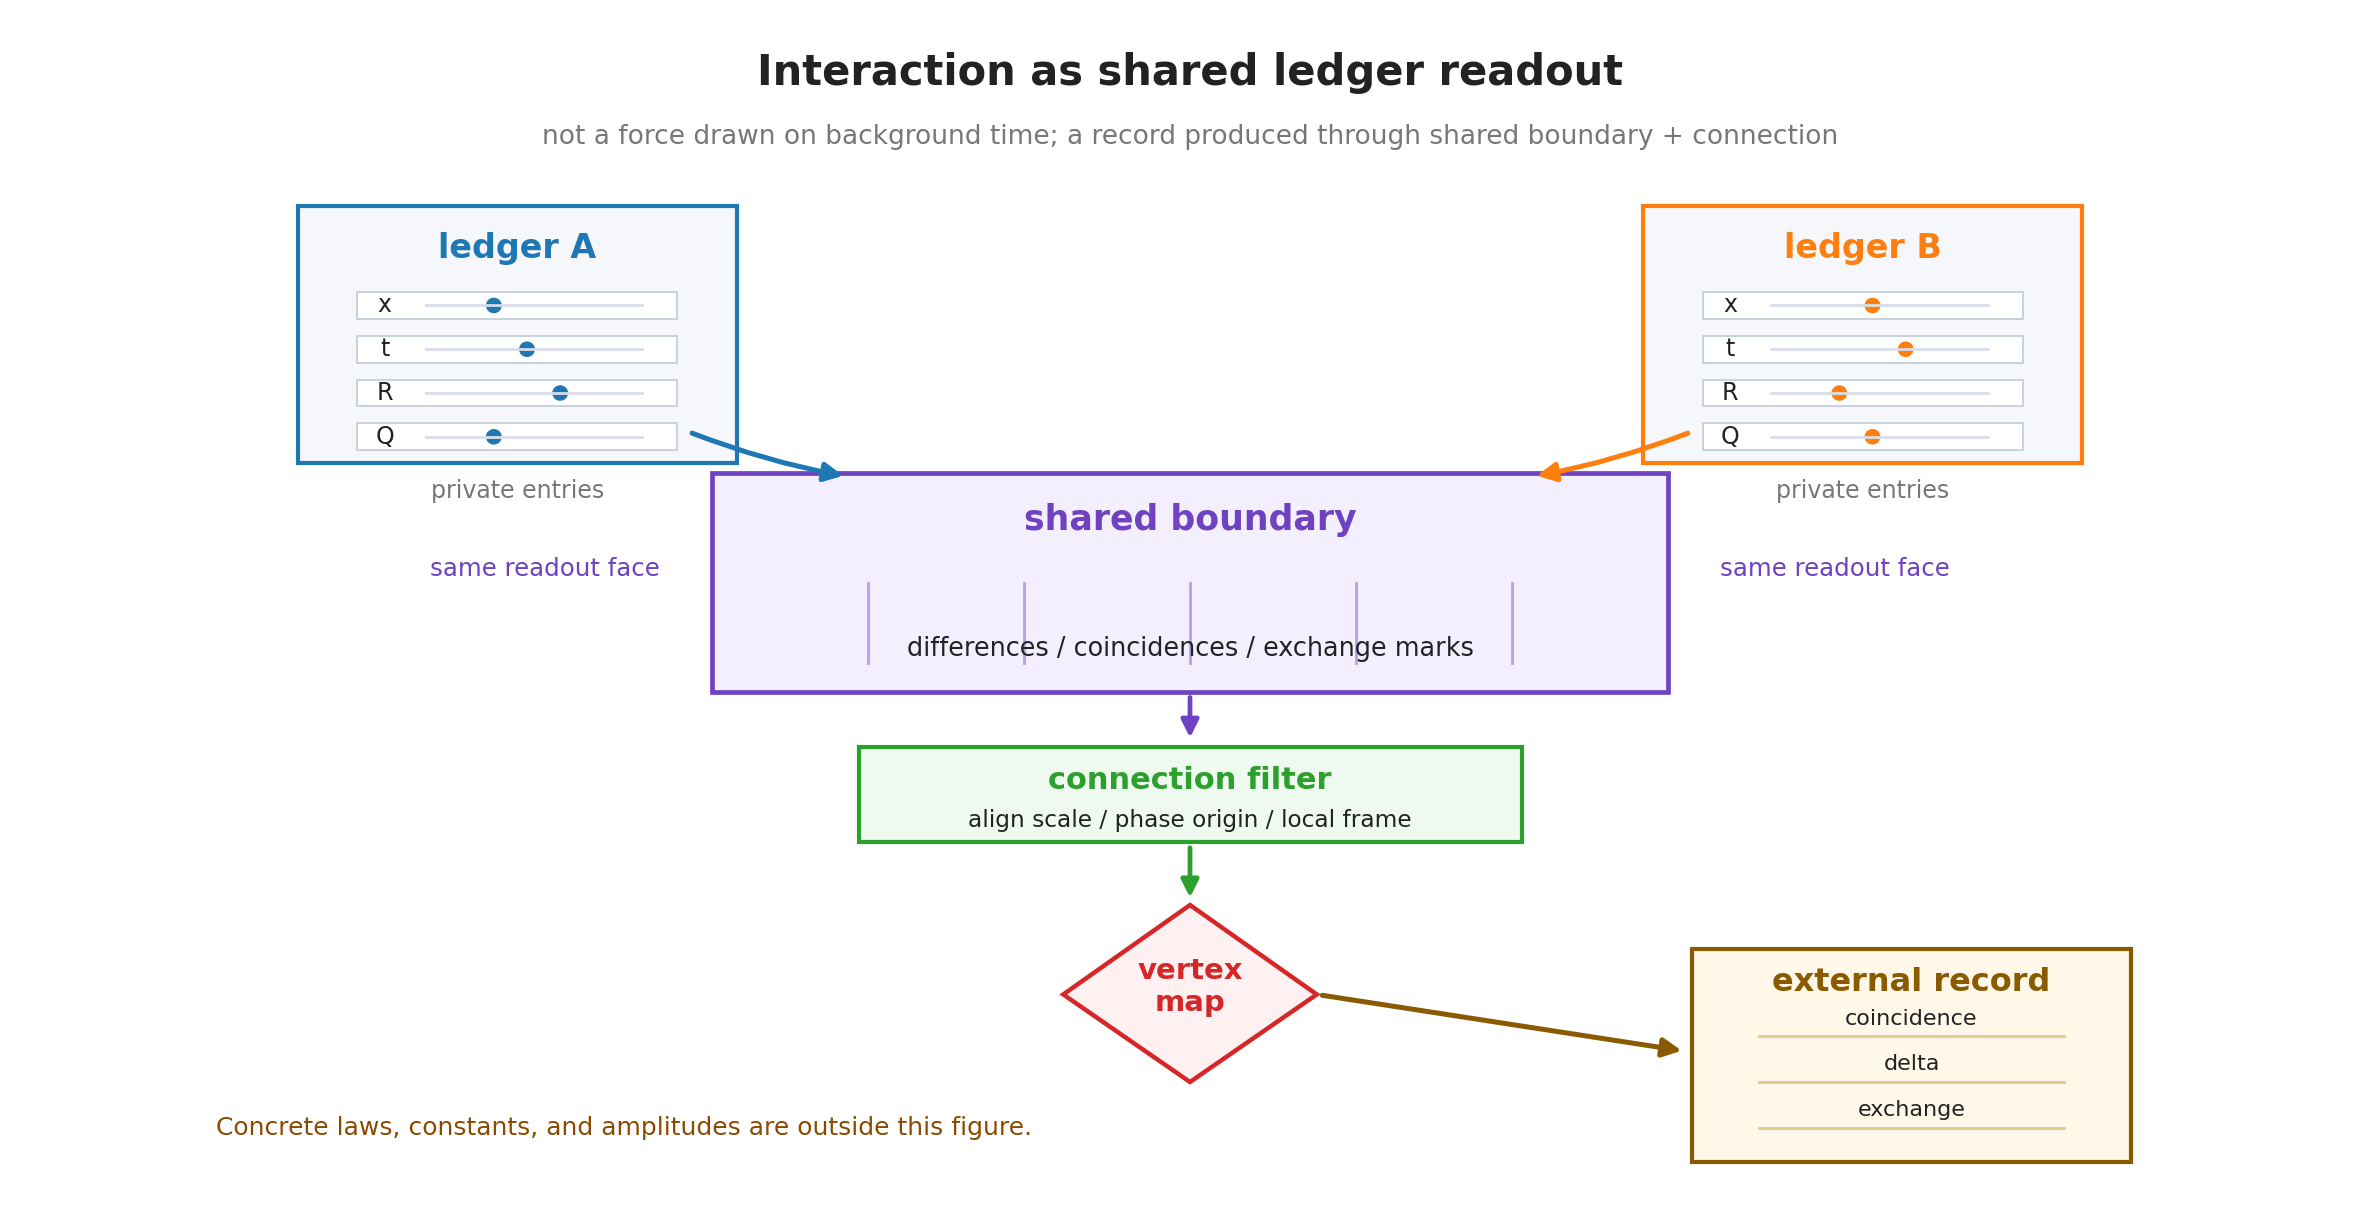

Python code for this plot:
#!/usr/bin/env python3
# -*- coding: utf-8 -*-
"""
Chapter 11 figure:
  Two ledgers meet at a shared boundary.
  A connection aligns local frames / phase origins.
  A vertex map writes an external record.
"""
import os
os.environ.setdefault("MPLCONFIGDIR", "/tmp/matplotlib")
os.environ.setdefault("XDG_CACHE_HOME", "/tmp")

import matplotlib
matplotlib.use("Agg")
import matplotlib.pyplot as plt
from matplotlib.patches import Rectangle, FancyArrowPatch, Circle, Polygon


C_TEXT = "#222222"
C_MUTED = "#777777"
C_A = "#1f77b4"
C_B = "#ff7f0e"
C_BOUNDARY = "#6f42c1"
C_CONN = "#2ca02c"
C_VERTEX = "#d62728"
C_RECORD = "#8a5a00"
C_LEDGER = "#f5f7fb"


def arrow(ax, start, end, color="#444444", lw=1.6, ms=13, rad=0.0):
    arr = FancyArrowPatch(
        start, end, arrowstyle="-|>", mutation_scale=ms, lw=lw,
        color=color, connectionstyle=f"arc3,rad={rad}"
    )
    ax.add_patch(arr)
    return arr


def draw_ledger(ax, x, y, title, color, shift=0.0):
    w, h = 2.25, 1.35
    ax.add_patch(Rectangle((x - w / 2, y - h / 2), w, h,
                           fc=C_LEDGER, ec=color, lw=1.5))
    ax.text(x, y + 0.45, title, ha="center", va="center",
            fontsize=12, color=color, weight="bold")
    labels = ["x", "t", "R", "Q"]
    for i, lab in enumerate(labels):
        yy = y + 0.15 - i * 0.23
        ax.add_patch(Rectangle((x - 0.82, yy - 0.07), 1.64, 0.14,
                               fc="white", ec="#c9d1db", lw=0.7))
        ax.text(x - 0.68, yy, lab, ha="center", va="center",
                fontsize=8.5, color=C_TEXT)
        ax.plot([x - 0.47, x + 0.64], [yy, yy],
                color="#d8dee7", lw=1.0)
        ax.add_patch(Circle((x - 0.12 + 0.17 * ((i + shift) % 3), yy),
                            0.035, fc=color, ec=color, lw=0.8))
    ax.text(x, y - 0.86, "private entries", ha="center",
            fontsize=8.5, color=C_MUTED)


def draw_boundary(ax):
    ax.add_patch(Rectangle((3.55, 2.67), 4.90, 1.15,
                           fc="#f4efff", ec=C_BOUNDARY, lw=1.7))
    ax.text(6.0, 3.52, "shared boundary", ha="center",
            fontsize=12.5, color=C_BOUNDARY, weight="bold")
    for x in [4.35, 5.15, 6.0, 6.85, 7.65]:
        ax.plot([x, x], [2.82, 3.24], color="#b99fea", lw=1.0)
    ax.text(6.0, 2.86, "differences / coincidences / exchange marks",
            ha="center", fontsize=9.2, color=C_TEXT)


def draw_connection(ax):
    ax.add_patch(Rectangle((4.30, 1.88), 3.40, 0.50,
                           fc="#eef9ef", ec=C_CONN, lw=1.5))
    ax.text(6.0, 2.16, "connection filter", ha="center",
            fontsize=11, color=C_CONN, weight="bold")
    ax.text(6.0, 1.96, "align scale / phase origin / local frame",
            ha="center", fontsize=8.4, color=C_TEXT)


def draw_vertex(ax):
    diamond = Polygon([[6.0, 1.55], [6.65, 1.08],
                       [6.0, 0.62], [5.35, 1.08]],
                      closed=True, fc="#fff1f1", ec=C_VERTEX, lw=1.6)
    ax.add_patch(diamond)
    ax.text(6.0, 1.12, "vertex\nmap", ha="center", va="center",
            fontsize=10.5, color=C_VERTEX, weight="bold")


def draw_record(ax):
    x, y, w, h = 9.70, 0.76, 2.25, 1.12
    ax.add_patch(Rectangle((x - w / 2, y - h / 2), w, h,
                           fc="#fff8e8", ec=C_RECORD, lw=1.5))
    ax.text(x, y + 0.34, "external record", ha="center",
            fontsize=11.5, color=C_RECORD, weight="bold")
    for i, lab in enumerate(["coincidence", "delta", "exchange"]):
        yy = y + 0.10 - i * 0.24
        ax.plot([x - 0.78, x + 0.78], [yy, yy], color="#e4c88d", lw=1.0)
        ax.text(x, yy + 0.04, lab, ha="center", va="bottom",
                fontsize=8.0, color=C_TEXT)


fig, ax = plt.subplots(figsize=(12.0, 6.2))
ax.set_xlim(0, 12)
ax.set_ylim(0, 6.2)
ax.axis("off")

ax.text(6.0, 5.86, "Interaction as shared ledger readout",
        ha="center", fontsize=15, color=C_TEXT, weight="bold")
ax.text(6.0, 5.55,
        "not a force drawn on background time; a record produced through shared boundary + connection",
        ha="center", fontsize=9.5, color=C_MUTED)

draw_ledger(ax, 2.55, 4.55, "ledger A", C_A, shift=0)
draw_ledger(ax, 9.45, 4.55, "ledger B", C_B, shift=1)
draw_boundary(ax)
draw_connection(ax)
draw_vertex(ax)
draw_record(ax)

arrow(ax, (3.42, 4.04), (4.25, 3.80), color=C_A, lw=1.8, ms=14, rad=0.05)
arrow(ax, (8.58, 4.04), (7.75, 3.80), color=C_B, lw=1.8, ms=14, rad=-0.05)
arrow(ax, (6.0, 2.67), (6.0, 2.40), color=C_BOUNDARY, lw=1.7, ms=13)
arrow(ax, (6.0, 1.88), (6.0, 1.56), color=C_CONN, lw=1.7, ms=13)
arrow(ax, (6.65, 1.08), (8.55, 0.78), color=C_RECORD, lw=1.8, ms=14)

ax.text(3.28, 3.28, "same readout face", ha="right",
        fontsize=8.8, color=C_BOUNDARY)
ax.text(8.72, 3.28, "same readout face", ha="left",
        fontsize=8.8, color=C_BOUNDARY)
ax.text(3.1, 0.34,
        "Concrete laws, constants, and amplitudes are outside this figure.",
        ha="center", fontsize=9.0, color="#8a4b00")

fig.tight_layout()
for ext in ("png", "svg"):
    fig.savefig(f"fig_text_ch11_interaction_readout_flow.{ext}",
                dpi=200, bbox_inches="tight")
print("done: fig_text_ch11_interaction_readout_flow (png+svg)")
